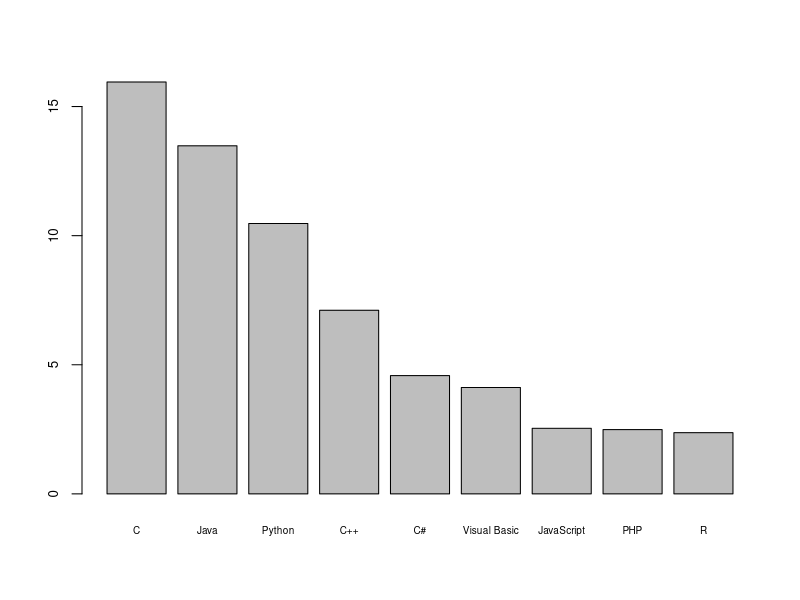

Source code (R):
languages <- data.frame(
   id = c(1:9),
   name = c("C", "Java", "Python", "C++", "C#", "Visual Basic", "JavaScript", "PHP", "R"),
   usage = c(15.95, 13.48, 10.47, 7.11, 4.58, 4.12, 2.54, 2.49, 2.37),
   change = c(0.74, -3.18, 0.59, 1.48, 1.18, 0.83, 0.41, 0.62, 1.33)
)

barplot(languages$usage, names.arg=languages$name,
     cex.axis = 0.8,
     cex.names = 0.6)
